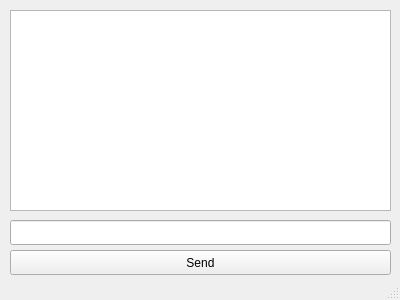
<?xml version="1.0" encoding="UTF-8"?>
<ui version="4.0">
 <class>Talk</class>
 <widget class="QMainWindow" name="Talk">
  <property name="geometry">
   <rect>
    <x>0</x>
    <y>0</y>
    <width>400</width>
    <height>300</height>
   </rect>
  </property>
  <property name="minimumSize">
   <size>
    <width>400</width>
    <height>300</height>
   </size>
  </property>
  <property name="maximumSize">
   <size>
    <width>400</width>
    <height>300</height>
   </size>
  </property>
  <property name="windowTitle">
   <string>Talk</string>
  </property>
  <widget class="QWidget" name="centralwidget">
   <widget class="QPushButton" name="pushButton">
    <property name="geometry">
     <rect>
      <x>10</x>
      <y>250</y>
      <width>381</width>
      <height>25</height>
     </rect>
    </property>
    <property name="text">
     <string>Send</string>
    </property>
   </widget>
   <widget class="QLineEdit" name="lineEdit">
    <property name="geometry">
     <rect>
      <x>10</x>
      <y>220</y>
      <width>381</width>
      <height>25</height>
     </rect>
    </property>
   </widget>
   <widget class="QTextEdit" name="textEdit">
    <property name="geometry">
     <rect>
      <x>10</x>
      <y>10</y>
      <width>381</width>
      <height>201</height>
     </rect>
    </property>
   </widget>
  </widget>
  <widget class="QStatusBar" name="statusbar"/>
 </widget>
 <resources/>
 <connections>
  <connection>
   <sender>lineEdit</sender>
   <signal>textChanged(QString)</signal>
   <receiver>textEdit</receiver>
   <slot>setText(QString)</slot>
   <hints>
    <hint type="sourcelabel">
     <x>320</x>
     <y>492</y>
    </hint>
    <hint type="destinationlabel">
     <x>320</x>
     <y>245</y>
    </hint>
   </hints>
  </connection>
 </connections>
</ui>
